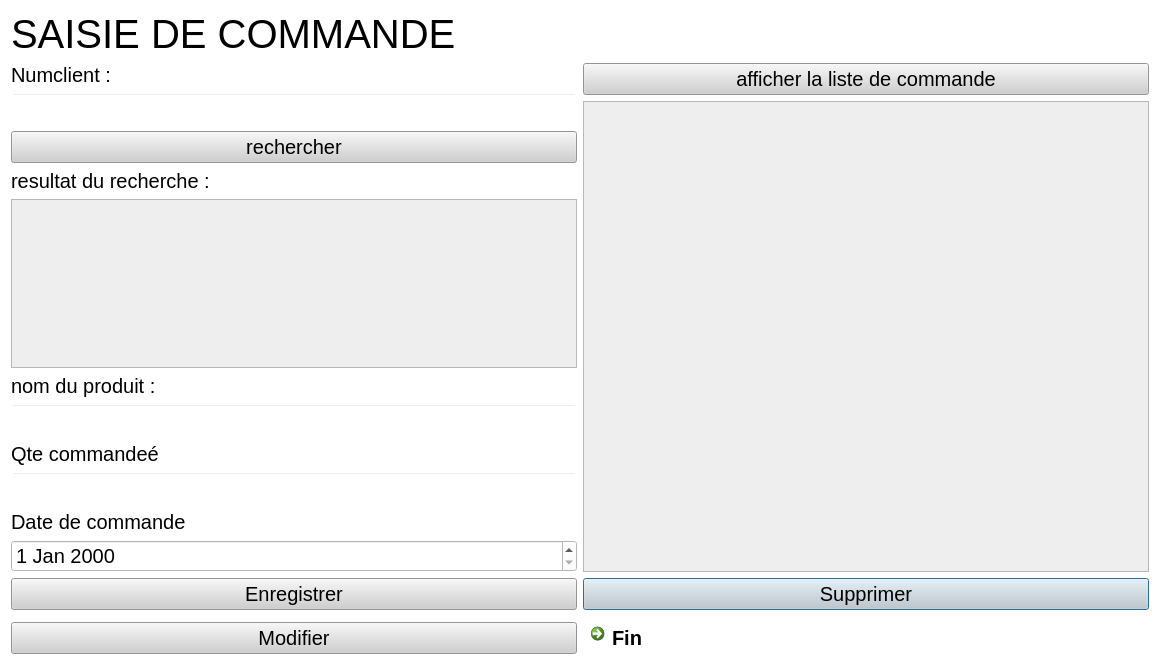
<?xml version="1.0" encoding="UTF-8"?>
<ui version="4.0">
 <class>commandes</class>
 <widget class="QDialog" name="commandes">
  <property name="geometry">
   <rect>
    <x>0</x>
    <y>0</y>
    <width>1160</width>
    <height>671</height>
   </rect>
  </property>
  <property name="windowTitle">
   <string>Dialog</string>
  </property>
  <property name="styleSheet">
   <string notr="true">background-color: rgb(255, 255, 255);</string>
  </property>
  <layout class="QGridLayout" name="gridLayout_2">
   <item row="0" column="0" colspan="2">
    <layout class="QVBoxLayout" name="verticalLayout">
     <item>
      <widget class="QLabel" name="label">
       <property name="styleSheet">
        <string notr="true">
*{
font: 8pt &quot;MV Boli&quot;;
font-size:35px;
color: black;
border-radius:0px;
font-size:40px;
 
}</string>
       </property>
       <property name="text">
        <string>SAISIE DE COMMANDE</string>
       </property>
      </widget>
     </item>
    </layout>
   </item>
   <item row="3" column="1">
    <layout class="QVBoxLayout" name="verticalLayout_5">
     <item>
      <widget class="QPushButton" name="pushButton_supcommande">
       <property name="styleSheet">
        <string notr="true">font-size:15px;font-size:20px;
background-color: rgb(207, 207, 207);
color:black;</string>
       </property>
       <property name="text">
        <string>Supprimer</string>
       </property>
      </widget>
     </item>
    </layout>
   </item>
   <item row="3" column="0">
    <widget class="QPushButton" name="pushButton_addcommande">
     <property name="styleSheet">
      <string notr="true">font-size:15px;font-size:20px;
background-color: rgb(207, 207, 207);
color:black;</string>
     </property>
     <property name="text">
      <string>Enregistrer</string>
     </property>
    </widget>
   </item>
   <item row="1" column="0" colspan="2">
    <layout class="QVBoxLayout" name="verticalLayout_7">
     <item>
      <layout class="QGridLayout" name="gridLayout">
       <item row="0" column="1">
        <layout class="QVBoxLayout" name="verticalLayout_3">
         <item>
          <layout class="QVBoxLayout" name="verticalLayout_4">
           <item>
            <widget class="QPushButton" name="pushButton_4">
             <property name="styleSheet">
              <string notr="true">font-size:15px;font-size:20px;
background-color: rgb(207, 207, 207);
color:black;</string>
             </property>
             <property name="text">
              <string>afficher la liste de commande</string>
             </property>
            </widget>
           </item>
          </layout>
         </item>
         <item>
          <widget class="QTableView" name="tableView_3">
           <property name="styleSheet">
            <string notr="true">background-color: rgb(238, 238, 238);
font-size:20px;
color:black;</string>
           </property>
          </widget>
         </item>
        </layout>
       </item>
       <item row="0" column="0">
        <layout class="QVBoxLayout" name="verticalLayout_2">
         <item>
          <widget class="QLabel" name="label_2">
           <property name="styleSheet">
            <string notr="true">background:transparent;
font-size:20px;
color:black;font-size:20px;</string>
           </property>
           <property name="text">
            <string>Numclient : </string>
           </property>
          </widget>
         </item>
         <item>
          <widget class="QLineEdit" name="lineEdit_numclient">
           <property name="styleSheet">
            <string notr="true">background:transparent;
font-size:20px;
color:black;</string>
           </property>
          </widget>
         </item>
         <item>
          <widget class="QPushButton" name="pushButton_5">
           <property name="styleSheet">
            <string notr="true">font-size:15px;font-size:20px;
background-color: rgb(207, 207, 207);
color:black;</string>
           </property>
           <property name="text">
            <string>rechercher</string>
           </property>
          </widget>
         </item>
         <item>
          <widget class="QLabel" name="label_3">
           <property name="styleSheet">
            <string notr="true">background:transparent;
font-size:20px;
color:black;font-size:20px;</string>
           </property>
           <property name="text">
            <string>resultat du recherche :</string>
           </property>
          </widget>
         </item>
         <item>
          <widget class="QTableView" name="tableViewcomm">
           <property name="styleSheet">
            <string notr="true">background-color: rgb(238, 238, 238);
font-size:20px;
color:black;</string>
           </property>
          </widget>
         </item>
         <item>
          <widget class="QLabel" name="label_4">
           <property name="styleSheet">
            <string notr="true">background:transparent;
font-size:20px;
color:black;font-size:20px;</string>
           </property>
           <property name="text">
            <string>nom du produit :</string>
           </property>
          </widget>
         </item>
         <item>
          <widget class="QLineEdit" name="lineEdit_nomproduit">
           <property name="styleSheet">
            <string notr="true">background:transparent;
font-size:20px;
color:black;</string>
           </property>
          </widget>
         </item>
         <item>
          <widget class="QLabel" name="label_5">
           <property name="styleSheet">
            <string notr="true">background:transparent;
font-size:20px;
color:black;font-size:20px;</string>
           </property>
           <property name="text">
            <string>Qte commandeé</string>
           </property>
          </widget>
         </item>
         <item>
          <widget class="QLineEdit" name="lineEdit_qtecommande">
           <property name="styleSheet">
            <string notr="true">background:transparent;
font-size:20px;
color:black;</string>
           </property>
          </widget>
         </item>
         <item>
          <widget class="QLabel" name="label_6">
           <property name="styleSheet">
            <string notr="true">background:transparent;
font-size:20px;
color:black;font-size:20px;</string>
           </property>
           <property name="text">
            <string>Date de commande</string>
           </property>
          </widget>
         </item>
         <item>
          <widget class="QDateEdit" name="dateEdit_commade">
           <property name="styleSheet">
            <string notr="true">
font-size:20px;
</string>
           </property>
          </widget>
         </item>
        </layout>
       </item>
      </layout>
     </item>
    </layout>
   </item>
   <item row="2" column="1">
    <layout class="QHBoxLayout" name="horizontalLayout"/>
   </item>
   <item row="4" column="0">
    <widget class="QPushButton" name="pushButton_modcommande">
     <property name="styleSheet">
      <string notr="true">font-size:15px;font-size:20px;
background-color: rgb(207, 207, 207);
color:black;</string>
     </property>
     <property name="text">
      <string>Modifier</string>
     </property>
    </widget>
   </item>
   <item row="4" column="1">
    <layout class="QVBoxLayout" name="verticalLayout_6">
     <item>
      <widget class="QCommandLinkButton" name="commandLinkButton">
       <property name="styleSheet">
        <string notr="true">background-color: rgb(207, 207, 207);
color:black;font-size:20px;</string>
       </property>
       <property name="text">
        <string>Fin</string>
       </property>
      </widget>
     </item>
    </layout>
   </item>
  </layout>
 </widget>
 <resources/>
 <connections/>
</ui>
